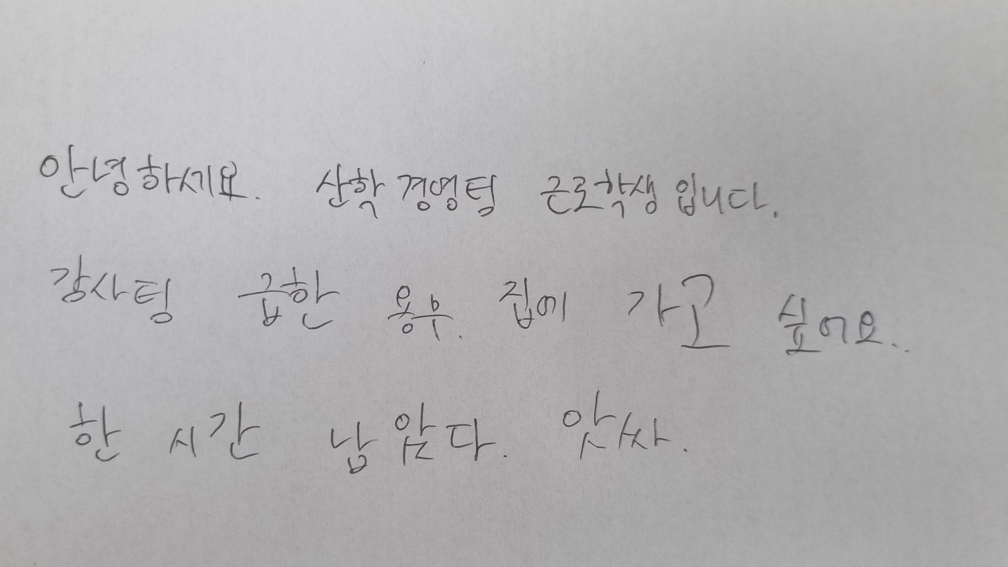
#> input picture ai/test_images/test5.jpg, 4032 x 2268 px (shown at 1/4 size)
$ python label_gui.py test_images/test5.jpg   (older library calls are emulated)
#> lines starting #> are read from the running program, lines starting #| are printed output that depends on the picture; after the words box and inside, x2 and y2 are one past the last pixel; in counts of white or black regions, pixels touching at a corner belong together
### ai/preprocessing/image_preprocessor.py
import base64
import math
from dataclasses import dataclass, field

import cv2
import numpy as np

from .quality_scorer import QualityScorer

# 장축이 이 값보다 작은 아주 작은 입력만 업스케일 (작은 글자 탐지·GT 라벨 가독성 확보).
# 다운스케일 상한은 두지 않는다 — 손글씨 충실도를 위해 원본 해상도를 유지한다
# (A 방향, 2026-07 A/B/C 실측: close 버그 수정 후 풀해상도 탐지가 축소본과 동률).
OUTPUT_MIN_SIDE = 800

# Hough 기울기 보정 허용 범위 (실제 검출창은 _detect_skew_angle 내부의 ±6°)
MAX_SKEW_ANGLE = 45.0

# 파일 크기 상한 10MB (REQ-003I-2)
MAX_FILE_BYTES = 10 * 1024 * 1024

# 극단 종횡비 재촬영 임계 — 장축/단축이 이 값을 넘으면 리사이즈가 단축을 뭉개 글자가
# 붕괴한다(전처리로 복구 불가). 3.0은 초광각 표본(test9 4.99, test10 4.04)만 걸러내고
# 정상 표본(test3_crop 2.23, test_line2 1.96)은 통과시킨다.
EXTREME_ASPECT_RATIO = 3.0

# 재구성된 잉크 강도(밝을수록 진한 획)를 하드 이진으로 자르는 임계
INK_BINARIZE_THRESH = 40

# 이미지별 이진화 라우팅 (DEVLOG 12막): near-black 진짜 잉크(진한 앵커) 유무로 결정.
# 연한 글씨와 비침은 세기로 구분 불가하므로, 성분이 아니라 '진한 앵커가 있는 이미지인가'로
# 갈라 — 앵커 없음(연한 글씨 이미지)=gentle(보존), 앵커 있음(진한 글씨+비침)=geodesic(제거).
INK_BLACK_LEVEL = 220     # 잉크 세기(255-norm)가 이 이상이면 near-black 진짜 잉크
BLACK_ANCHOR_FRAC = 0.02  # 잉크 픽셀 중 near-black 비율이 이 미만이면 gentle로 라우팅
# 실측 근거: 연한 세트(data/ 25장·test·test4~7) frac_black=0.000, 비침/진한 세트
# (test8·test3_crop·test_line1~3·test2) 0.036~0.693 — 0.02가 그 틈 정중앙.

# 측지 팽창 재구성 최대 반복 (보통 조기 수렴)
RECON_MAX_ITERS = 150

# 품질 점수 40점 미만이면 재촬영 요청 (REQ-003I-4)
RETAKE_POOR_QUALITY = "더 밝은 곳에서 선명하게 다시 찍어주세요."
# 극단 종횡비면 재촬영 요청
RETAKE_EXTREME_ASPECT = "종이 전체가 정면·수평에 담기도록 다시 찍어주세요."

_K3 = np.ones((3, 3), np.uint8)
_K2 = np.ones((2, 2), np.uint8)


@dataclass
class PreprocessResult:
    """전처리 결과 객체"""
    binary_image: np.ndarray
    # 사용자에게 보여줄 배경(표시 전용) — 원본 컬러에 **회전·리사이즈만** 적용한 것.
    # 이진화·측지 재구성은 빼서 "자기가 찍은 사진"으로 보인다.
    # 좌표계는 binary_image와 정확히 같으므로 탐지 박스를 그대로 얹을 수 있다
    # (좌표를 바꾸는 단계가 회전·리사이즈뿐이기 때문 — DEVLOG 12막 문답).
    # ⚠️ 채점은 항상 binary_image로 한다. 이 필드는 화면에만 쓴다.
    display_image: np.ndarray
    quality_score: dict
    skew_angle: float
    applied_filters: list[str] = field(default_factory=list)
    original_size: tuple[int, int] = (0, 0)
    output_size: tuple[int, int] = (0, 0)
    retake_required: bool = False
    retake_reason: str = ""

    def is_acceptable(self) -> bool:
        return not self.retake_required


class ImagePreprocessor:
    """
    SFR-003I: 카메라 이미지 입력 및 OpenCV 전처리

    파이프라인:
        1. 디코드(BGR) — 한글 경로 안전(imdecode)
        2. 품질 점수 산출 — 40점 미만이면 retake (표준 그레이+블러 기준, 캘리브레이션 유지)
        3. 극단 종횡비 검사 → 초과 시 retake
        4. 채널 max 그레이 → 측지 재구성 이진화 (비침·괘선 원천 제거)
        5. Hough deskew (긴 수평 직선 기준, 기존 방식 유지)
        6. 리사이즈 (원본 해상도 유지, 아주 작은 입력만 OUTPUT_MIN_SIDE로 업스케일)
        7. 하드 이진화 + 소형 노이즈 제거 → binary_image(stroke=255)
    """

    def __init__(self):
        self._scorer = QualityScorer()

    # ------------------------------------------------------------------
    # 공개 API
    # ------------------------------------------------------------------

    def preprocess_from_base64(self, b64_string: str, apply_resize: bool = True) -> PreprocessResult:
        raw_bytes = base64.b64decode(b64_string)
        return self.preprocess_from_bytes(raw_bytes, apply_resize=apply_resize)

    def preprocess_from_bytes(self, raw_bytes: bytes, apply_resize: bool = True) -> PreprocessResult:
        if len(raw_bytes) > MAX_FILE_BYTES:
            raise ValueError(f"이미지 파일이 10MB를 초과합니다 ({len(raw_bytes) / 1e6:.1f}MB)")
        bgr = self._decode_bytes(raw_bytes)
        return self._run_pipeline(bgr, apply_resize=apply_resize)

    def preprocess_from_file(self, file_path: str, apply_resize: bool = True) -> PreprocessResult:
        """cv2.imread()는 Windows 한글 경로 미지원 → 바이트로 직접 로드"""
        with open(file_path, "rb") as f:
            raw = f.read()
        return self.preprocess_from_bytes(raw, apply_resize=apply_resize)

    # ------------------------------------------------------------------
    # 파이프라인 실행
    # ------------------------------------------------------------------

    def _run_pipeline(self, bgr: np.ndarray, apply_resize: bool = True) -> PreprocessResult:
        applied: list[str] = []
        h, w = bgr.shape[:2]

        # Step 2: 품질 점수 (표준 그레이+블러 — 기존 재촬영 캘리브레이션 유지)
        quality = self._scorer.score(self._gaussian_blur(self._to_grayscale(bgr)))
        reasons: list[str] = []
        if not self._scorer.is_acceptable(quality):
            reasons.append(RETAKE_POOR_QUALITY)

        # Step 3: 극단 종횡비 검사
        aspect = max(h, w) / max(min(h, w), 1)
        if aspect > EXTREME_ASPECT_RATIO:
            reasons.append(RETAKE_EXTREME_ASPECT)

        # Step 4: 채널 max 그레이 → 측지 재구성 (밝은 잉크/검은 배경)
        gray_cmax = bgr.max(axis=2).astype(np.uint8)
        applied.append("channel_max_gray")
        ink, recon_method = self._reconstruct_ink(gray_cmax)
        applied.append(recon_method)

        # Step 5: 하드 이진화 — 획이 선명한 풀 해상도에서 자른다.
        # 그레이 잉크를 리사이즈한 뒤 자르면 INTER_AREA 희석으로 가는 획이 임계 밑으로
        # 사라진다(실측: 리사이즈 후 자르면 60,694px → 1,188px로 붕괴). 먼저 이진화한다.
        binary = (ink >= INK_BINARIZE_THRESH).astype(np.uint8) * 255

        # Step 6: Hough deskew (기존 방식 유지)
        # 표시용 컬러본(display)에 **똑같은 회전·리사이즈**를 적용해 좌표계를 맞춘다.
        # Step 4~5(그레이·재구성·이진화)는 크기를 안 바꾸므로 여기서부터만 따라가면 된다.
        display = bgr
        skew_angle = self._detect_skew_angle(binary)
        if abs(skew_angle) < 0.5:
            skew_angle = 0.0
        elif abs(skew_angle) <= MAX_SKEW_ANGLE:
            binary = self._rotate_image(binary, -skew_angle)
            display = self._rotate_image(display, -skew_angle, for_display=True)
            applied.append(f"deskew({skew_angle:+.1f}deg)")
        # |skew|>45°는 안전상 회전하지 않고 각도만 보고 (기존 동작 유지)

        # Step 7: 리사이즈(업스케일만, 원본 해상도 유지) + 소형 노이즈 제거
        if apply_resize:
            binary = self._resize(binary)
            applied.append(f"resize({binary.shape[1]}x{binary.shape[0]})")
        binary = self._remove_small_blobs(binary)

        # 노이즈 제거는 크기를 안 바꾸므로, display는 최종 binary 크기에만 맞추면 된다.
        # (회전 후 반올림으로 1px 어긋날 수 있어 명시적으로 맞춘다 — 어긋나면 박스가 밀린다.)
        oh, ow = binary.shape[:2]
        if display.shape[:2] != (oh, ow):
            display = cv2.resize(display, (ow, oh), interpolation=cv2.INTER_AREA)

        return PreprocessResult(
            binary_image=binary,
            display_image=display,
            quality_score=quality,
            skew_angle=skew_angle,
            applied_filters=applied,
            original_size=(w, h),
            output_size=(ow, oh),
            retake_required=bool(reasons),
            retake_reason=" ".join(reasons),
        )

    # ------------------------------------------------------------------
    # 각 단계 구현
    # ------------------------------------------------------------------

    def _decode_bytes(self, raw_bytes: bytes) -> np.ndarray:
        arr = np.frombuffer(raw_bytes, dtype=np.uint8)
        bgr = cv2.imdecode(arr, cv2.IMREAD_COLOR)
#> bgr is the input picture: shape (2268, 4032, 3); mean B, G, R 176.7, 175.9, 176.5
        if bgr is None:
            raise ValueError("이미지 디코딩 실패: 지원하지 않는 형식이거나 손상된 파일입니다")
        return bgr

    def _to_grayscale(self, bgr: np.ndarray) -> np.ndarray:
        return cv2.cvtColor(bgr, cv2.COLOR_BGR2GRAY)

    def _gaussian_blur(self, gray: np.ndarray) -> np.ndarray:
        return cv2.GaussianBlur(gray, (5, 5), 0)

    def _reconstruct_ink(self, gray: np.ndarray) -> tuple[np.ndarray, str]:
        """채널 max 그레이 → 측지 팽창 재구성으로 앞면 잉크만 남긴다.

        adaptiveThreshold는 국소 대비만 봐서 뒷장 비침·잔여 괘선을 진짜 획과 같은
        검정으로 승격시킨다. 여기서는 (1) 조명 정규화로 배경을 고르게 만들고, (2) 확실한
        진한 획만 seed로 삼아 mask 안에서 팽창-재구성한다 — seed와 공간적으로 떨어진
        비침은 seed가 닿지 못해 재구성되지 않으므로 원천 제거된다.

        반환: (ink, method). ink는 밝을수록 진한 획(stroke bright, bg=0), uint8.
              method는 "geodesic_reconstruction" 또는 폴백 "linear_stretch".
        """
        H, W = gray.shape[:2]
        # 사실상 잉크가 없는(빈 종이) 방어
        if not np.any(gray < 250):
            return np.zeros((H, W), np.uint8), "geodesic_reconstruction"

        # (b) 조명 정규화 (division)
        sigma = max(H, W) / 55.0
        bg = cv2.GaussianBlur(gray, (0, 0), sigmaX=sigma)
        norm = cv2.divide(gray, bg, scale=255)
        ink = (255 - norm).astype(np.uint8)

        # 라우터: near-black 진짜 잉크(진한 앵커)가 있는가? (DEVLOG 12막)
        #  없으면 = 진짜 글씨가 연함(태블릿·연필·clean 종이) → seed 기반 재구성이 seed에서
        #  닿지 못하는 연한 획을 비침처럼 지우므로 gentle 스트레치로 보존한다. 있으면 진짜 글씨는
        #  진하고 연한 건 비침/노이즈이므로 geodesic으로 안전하게 제거한다. (연한 글씨와 비침은
        #  세기로 구분 불가 → 성분이 아니라 '이미지별 진한 앵커 유무'로 라우팅한다.)
        ink_pos = ink[ink > 0]
        frac_black = float((ink_pos >= INK_BLACK_LEVEL).mean()) if ink_pos.size else 0.0

        if frac_black < BLACK_ANCHOR_FRAC:
            # gentle: 연한 글씨 보존 우선. 비침이 함께 남을 수 있으나(드묾) 유령 박스는 탐지
            # 단계에서 걸러 재촬영 안내로 처리(사용자 방침 — 연한 글씨 손실이 더 치명적).
            method = "gentle_stretch"
            lo = 90.0
            fg = (np.clip((norm.astype(np.float32) - lo) / (205.0 - lo), 0, 1) * 255).astype(np.uint8)
        else:
            # geodesic: 진한 앵커 기준 seed에서 재구성 — 비침·잔여 괘선을 원천 제거.
            # (c) 잉크 후보량 기반 적응형 seed/mask 임계
            cand_frac = max(float((norm < 200).mean()), 0.005)
            seed_pct = 100 - cand_frac * 100 * 0.30           # 후보 중 최암 30%
            mask_pct = 100 - min(cand_frac * 100 * 1.60, 45)  # 후보 전체 + 여유
            hi_t = np.percentile(ink, seed_pct)
            lo_t = np.percentile(ink, mask_pct)
            seed = np.where(ink >= hi_t, ink, 0).astype(np.uint8)
            mask = np.where(ink >= lo_t, ink, 0).astype(np.uint8)
            seed = cv2.min(cv2.dilate(seed, _K3), mask)

            # (d) 측지 팽창 재구성 (비침·잔여 괘선 제거)
            cur, prev = seed, None
            for _ in range(RECON_MAX_ITERS):
                cur = cv2.min(cv2.dilate(cur, _K3), mask)
                if prev is not None and np.array_equal(cur, prev):
                    break
                prev = cur.copy()

            # 획 강도 정규화 (연한 펜/연필 보정)
            nz = cur[cur > 0]
            if nz.size:
                scale = 230.0 / max(float(np.percentile(nz, 85)), 1.0)
                cur = np.clip(cur.astype(np.float32) * scale, 0, 255).astype(np.uint8)
            fg = 255 - cur  # 검은 잉크 / 흰 배경

            # (e) 보존율 게이트 (coverage 기반): 재구성이 확실한 잉크(norm<110)를 놓쳤으면
            # 선형 스트레치로 폴백. 비침 이미지는 옅은대역 제거증거(fer)가 높아 recon 유지.
            strong = norm < 110
            near = cv2.dilate((fg < 160).astype(np.uint8), _K3) > 0
            cov0 = float(near[strong].mean()) if strong.any() else 1.0
            faint = (norm >= 110) & (norm < 190)
            fer = float((~near)[faint].mean()) if faint.any() else 0.0
            method = "geodesic_reconstruction"
            if not (cov0 >= 0.97 or (cov0 >= 0.92 and fer >= 0.30)):
                method = "linear_stretch"                      # 폴백: 안전한 선형 스트레치
                lo = 90.0
                fg = (np.clip((norm.astype(np.float32) - lo) / (205.0 - lo), 0, 1) * 255).astype(np.uint8)

        # (f) 획 연결 — 잉크 전경을 close한다. fg는 검은 잉크/흰 배경이므로 fg에 직접
        #     CLOSE를 걸면 '밝은 배경'이 닫혀 가는 획이 깎여 끊긴다(실측: 획 43% 소실).
        #     잉크를 반전해 close한 뒤 되돌려 획을 잇는다.
        fg = 255 - cv2.morphologyEx(255 - fg, cv2.MORPH_CLOSE, _K2)
        return (255 - fg).astype(np.uint8), method

    def _detect_skew_angle(self, binary: np.ndarray) -> float:
        h, w = binary.shape[:2]
        edges = cv2.Canny(binary, 50, 150, apertureSize=3)
        min_len = max(100, int(w * 0.15))
        lines = cv2.HoughLinesP(edges, 1, np.pi / 180, 80,
                                minLineLength=min_len, maxLineGap=10)
        if lines is None:
            return 0.0
        angles = []
        for line in lines:
            x1, y1, x2, y2 = line.flatten()[:4]
            if x2 - x1 == 0:
                continue
            angle = math.degrees(math.atan2(y2 - y1, x2 - x1))
            if -6.0 < angle < 6.0:
                angles.append(angle)
        if len(angles) < 5:
            return 0.0
        return float(np.median(angles))

    # [25 lines left out: function _rotate_image, not called in this run]

    def _resize(self, binary: np.ndarray) -> np.ndarray:
        """업스케일 전용 (하드 이진 대상). 손글씨 충실도를 위해 다운스케일은 하지 않는다.

        원본 해상도를 그대로 유지하되, 장축이 OUTPUT_MIN_SIDE보다 작은 아주 작은
        입력만 탐지·라벨 가독성을 위해 끌어올린다(INTER_NEAREST로 이진 유지).

        다운스케일 제거 근거: 축소-재이진화는 원본 획을 두껍게/거칠게 만들어 사용자의
        실제 글씨와 달라진다. close 버그 수정 후 풀해상도 탐지 성능이 축소본과 동률이라
        충실도 손해 없이 원본 해상도를 유지한다(2026-07 A/B/C 실측)."""
        h, w = binary.shape[:2]
        long_side = max(h, w)
        if long_side < OUTPUT_MIN_SIDE:
            scale = OUTPUT_MIN_SIDE / long_side
            new_w = max(1, int(round(w * scale)))
            new_h = max(1, int(round(h * scale)))
            return cv2.resize(binary, (new_w, new_h), interpolation=cv2.INTER_NEAREST)
        return binary

    def _remove_small_blobs(self, binary: np.ndarray) -> np.ndarray:
        """출력 크기 대비 초소형 연결요소(점 노이즈)를 제거한다."""
        h, w = binary.shape[:2]
        min_area = max(20, int(h * w * 3e-6))
        n, labels, stats, _ = cv2.connectedComponentsWithStats(binary, connectivity=8)
        if n <= 1:
            return binary
        small = np.where(stats[:, cv2.CC_STAT_AREA] < min_area)[0]
        small = small[small != 0]
        if len(small) == 0:
            return binary
        cleaned = binary.copy()
        cleaned[np.isin(labels, small)] = 0
        return cleaned

### ai/preprocessing/quality_scorer.py
import cv2
import numpy as np


class QualityScorer:
    """
    이미지 품질 점수를 0~100 범위로 산출한다.
    40점 미만이면 재촬영을 요청해야 한다. (REQ-003I-4)
    """

    THRESHOLD_RETAKE = 40

    # 선명도 점수가 최대(100)가 되는 Laplacian 분산 기준값
    # 실제 폰 카메라 고해상도 사진(3024x4032) 기준:
    #   선명 ≈ 15~30 / 보통 ≈ 5~15 / 흐림 < 3
    _SHARPNESS_MAX = 20.0
    # 대비 점수가 최대(100)가 되는 표준편차 기준값
    _CONTRAST_MAX = 80.0

    def score(self, gray: np.ndarray) -> dict:
        """
        Parameters
        ----------
        gray : np.ndarray
            Grayscale 이미지 (dtype=uint8)

        Returns
        -------
        dict
            {
              "total": int,          # 종합 점수 0~100
              "sharpness": float,    # 선명도 기여 점수
              "contrast": float,     # 대비 기여 점수
              "bimodality": float,   # 이진화 가능성 기여 점수
            }
        """
        sharpness = self._sharpness_score(gray)
        contrast = self._contrast_score(gray)
        bimodality = self._bimodality_score(gray)

        # 가중 평균: 선명도 40%, 대비 30%, 이진화 가능성 30%
        total = sharpness * 0.4 + contrast * 0.3 + bimodality * 0.3
        total = int(round(min(total, 100.0)))

        return {
            "total": total,
            "sharpness": round(sharpness, 1),
            "contrast": round(contrast, 1),
            "bimodality": round(bimodality, 1),
        }

    def is_acceptable(self, score_result: dict) -> bool:
        return score_result["total"] >= self.THRESHOLD_RETAKE

    # ------------------------------------------------------------------
    # 내부 지표 계산
    # ------------------------------------------------------------------

    def _sharpness_score(self, gray: np.ndarray) -> float:
        """Laplacian 분산값으로 선명도를 측정한다."""
        lap_var = cv2.Laplacian(gray, cv2.CV_64F).var()
#> lap_var = 4.67
#> in score, `sharpness = self._sharpness_score(gray)`: sharpness = 23.36
        return min(lap_var / self._SHARPNESS_MAX * 100.0, 100.0)

    def _contrast_score(self, gray: np.ndarray) -> float:
        """픽셀 표준편차로 명암 대비를 측정한다."""
        std = float(gray.std())
#> std = 15.59
#> in score, `contrast = self._contrast_score(gray)`: contrast = 19.49
        return min(std / self._CONTRAST_MAX * 100.0, 100.0)

    def _bimodality_score(self, gray: np.ndarray) -> float:
        """
        히스토그램이 두 봉우리(배경/획)로 나뉘는 정도를 측정한다.
        Otsu 임계값 전후 픽셀 비율이 균형 잡혀 있을수록 높은 점수.
        """
        _, binary = cv2.threshold(gray, 0, 255, cv2.THRESH_BINARY + cv2.THRESH_OTSU)
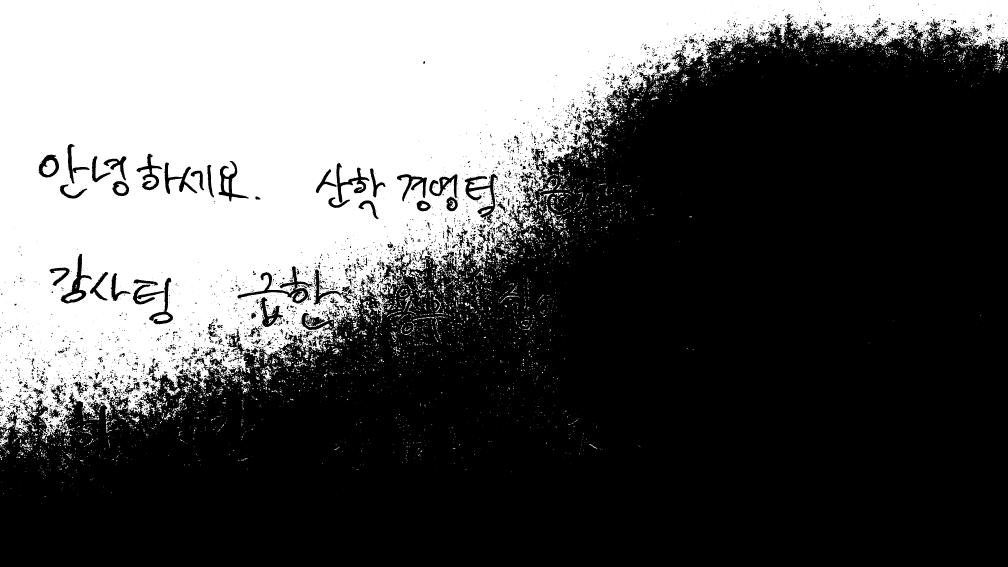
#> binary: shape (2268, 4032) (shown at 1/4 size); 35.9% white; 5194 white regions (4224 under 20 px), largest, box (x1, y1, x2, y2) and area: (0, 0, 4032, 1759) 3179117, (170, 640, 223, 700) 2212, (261, 1171, 329, 1206) 1125
        white_ratio = np.count_nonzero(binary) / binary.size
#> white_ratio = 0.359
        # 흑/백 비율이 20%~80% 사이일 때 최적 (손글씨 특성상 흰 배경 우세)
        balance = 1.0 - abs(white_ratio - 0.8) / 0.8
#> balance = 0.448
        return max(balance * 100.0, 0.0)

### ai/eval/label_helper.py
"""
음절 단위 정답셋 라벨링 보조 도구.

절차
----
1. blobs 모드: 이미지를 전처리(이진화)한 뒤 connected component로 잉크 blob을 추출,
   각 blob에 번호를 붙인 시각화 이미지와 blob bbox JSON을 저장한다.
     python eval/label_helper.py blobs test_images/test.jpg
   → eval/gt_work/test_blobs.jpg  (번호 매겨진 시각화)
   → eval/gt_work/test_blobs.json (blob별 bbox)

2. 사람이 시각화를 보고 "어떤 blob들이 한 음절인지"를 그룹 파일로 작성한다.
     eval/gt_work/test_groups.json 형식: {"syllables": [[0,1,2], [3,4], ...]}
   (리스트 순서는 읽기 순서 권장이나 평가에는 영향 없음)

   흘림 등으로 한 blob이 두 음절에 걸쳐 이어진 경우, "splits"로 x좌표 세로 절단을
   지정할 수 있다. 분할된 조각은 왼쪽부터 "<id>a", "<id>b", ... 이름으로 그룹에 쓴다.
     {"splits": {"41": [366]},
      "syllables": [[40, "41a", 42], ["41b", 43, 44, 45], ...]}
   조각 bbox는 절단 구간 내 실제 잉크 픽셀의 tight bbox로 계산된다.
   윗줄 글자 꼬리가 아랫줄에 닿은 경우처럼 가로 절단이 필요하면 {"y": [...]} 형식을
   쓴다(조각은 위부터 a, b, ...). x·y를 함께 주면 격자 절단(조각 이름은 행 우선:
   위 행의 왼쪽부터 a, b, ...; 잉크 없는 칸은 이름만 차지하고 생성되지 않음).
   값이 리스트면 x 절단으로 해석한다(하위 호환).
     {"splits": {"197": {"x": [138], "y": [970]}}}

3. build 모드: 그룹 파일을 읽어 blob bbox들의 합집합으로 음절 GT bbox를 만들어 저장.
     python eval/label_helper.py build test_images/test.jpg
   → eval/gt/test.json  {"image": ..., "syllable_boxes": [{"x","y","width","height"}, ...]}

주의: GT 좌표계는 "전처리(이진화+deskew) 이후" 이미지 기준이다. 평가 스크립트
(evaluate_detection.py)도 같은 전처리를 거친 뒤 탐지하므로 좌표계가 일치한다.
"""
import json
import os
import sys

import cv2
import numpy as np

sys.path.insert(0, os.path.join(os.path.dirname(__file__), ".."))
from preprocessing.image_preprocessor import ImagePreprocessor

WORK_DIR = os.path.join(os.path.dirname(__file__), "gt_work")
GT_DIR = os.path.join(os.path.dirname(__file__), "gt")

# 노이즈 점 제거: 이 면적(px) 미만 blob은 무시
MIN_BLOB_AREA = 40


def _binary_for(image_path: str) -> np.ndarray:
    pre = ImagePreprocessor()
    return pre.preprocess_from_file(image_path).binary_image
#> in score, `bimodality = self._bimodality_score(gray)`: bimodality = 44.83
#> in score, `total = sharpness * 0.4 + contrast * 0.3 + bimodality * 0.3`: total = 28.64
#> in score, `total = int(round(min(total, 100.0)))`: total = 29
#> in _run_pipeline, `quality = self._scorer.score(self._gaussian_blur(self._to_grayscale(bg..`: quality = {'total': 29, 'sharpness': 23.4, 'contrast': 19.5, 'bimodality': 44.8}
#> in _reconstruct_ink, `bg = cv2.GaussianBlur(gray, (0, 0), sigmaX=sigma)`:
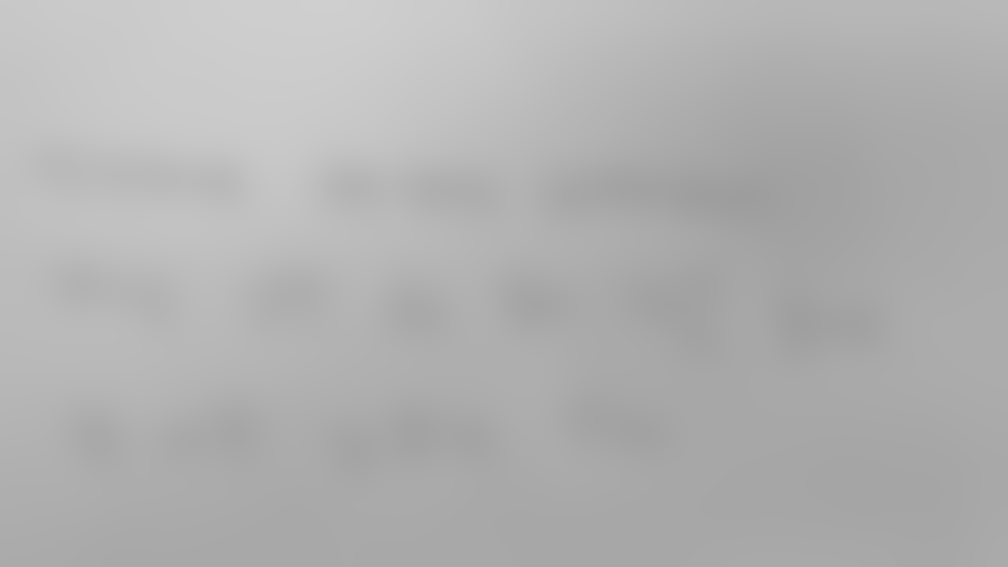
#> bg: shape (2268, 4032) (shown at 1/4 size); min 157, max 207, mean 177
#> (the rest of the program and of its run is left out)
